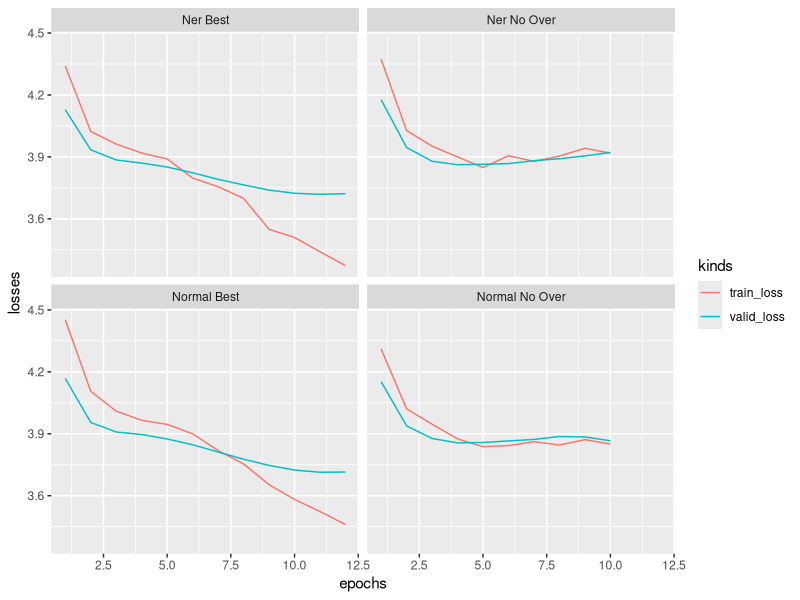

Write the R code that produced this figure.
library(plyr)
library(tidyr)
library(ggplot2)

# http://colorbrewer2.org/#type=qualitative&scheme=Set2&n=3

# df <- data.frame(Dataset=c("Negative", "Neutral", "Mixed", "Positive"),
#                  Number=c(5020, 2311, 1146, 591))
# 
# df$Dataset <- factor(df$Dataset, c('Negative', 'Neutral', 'Mixed', 'Positive'))
# 
# p<-ggplot(data=df, aes(Dataset, Number)) +
#   geom_bar(position = "dodge", stat="identity", fill="#8da0cb") + 
#   geom_text(aes(label=round(Number, digits = 4)), position=position_dodge(width=0.9), vjust=-0.25) +
#   theme_bw(base_size = 16) + 
#   #  coord_cartesian(ylim = c(0.5, 0.75)) +
#   theme(panel.grid.major.x = element_blank(), panel.grid.minor = element_blank(), axis.title.x=element_blank()) +
#   labs(y = "Number of Samples")
# 
# p
# 
# ggsave(filename="class_dist_ynacc_sentiment.pdf", plot=p, width=5, height=5)

# ggplot(data=df.facet_data, aes(x=month,y=sales, group=1)) +
#   geom_line() +
#   facet_grid(region ~ .)

df1 <- data.frame(losses=c(4.372642, 4.027451, 3.951885, 3.899897, 3.848145, 3.905525, 3.87816, 3.904202, 3.941682, 3.918227, 4.177016, 3.94559, 3.878929, 3.862061, 3.864187, 3.867463, 3.881567, 3.891063, 3.905075, 3.921756), kinds=c("train_loss", "train_loss", "train_loss", "train_loss", "train_loss", "train_loss", "train_loss", "train_loss", "train_loss", "train_loss", "valid_loss", "valid_loss", "valid_loss", "valid_loss", "valid_loss", "valid_loss", "valid_loss", "valid_loss", "valid_loss", "valid_loss"), model=c("Ner No Over", "Ner No Over", "Ner No Over", "Ner No Over", "Ner No Over", "Ner No Over", "Ner No Over", "Ner No Over", "Ner No Over", "Ner No Over", "Ner No Over", "Ner No Over", "Ner No Over", "Ner No Over", "Ner No Over", "Ner No Over", "Ner No Over", "Ner No Over", "Ner No Over", "Ner No Over"), epochs=c(1, 2, 3, 4, 5, 6, 7, 8, 9, 10, 1, 2, 3, 4, 5, 6, 7, 8, 9, 10))

df2 <- data.frame(losses=c(4.339731, 4.023022, 3.962061, 3.91848, 3.890093, 3.797395, 3.75537, 3.699048, 3.548948, 3.509849, 3.440444, 3.372857, 4.128653, 3.934242, 3.885226, 3.869871, 3.850875, 3.822968, 3.791306, 3.764314, 3.739092, 3.723798, 3.718909, 3.721872), kinds=c("train_loss", "train_loss", "train_loss", "train_loss", "train_loss", "train_loss", "train_loss", "train_loss", "train_loss", "train_loss", "train_loss", "train_loss", "valid_loss", "valid_loss", "valid_loss", "valid_loss", "valid_loss", "valid_loss", "valid_loss", "valid_loss", "valid_loss", "valid_loss", "valid_loss", "valid_loss"), model=c("Ner Best", "Ner Best", "Ner Best", "Ner Best", "Ner Best", "Ner Best", "Ner Best", "Ner Best", "Ner Best", "Ner Best", "Ner Best", "Ner Best", "Ner Best", "Ner Best", "Ner Best", "Ner Best", "Ner Best", "Ner Best", "Ner Best", "Ner Best", "Ner Best", "Ner Best", "Ner Best", "Ner Best"), epochs=c(1, 2, 3, 4, 5, 6, 7, 8, 9, 10, 11, 12, 1, 2, 3, 4, 5, 6, 7, 8, 9, 10, 11, 12))

df3 <- data.frame(losses=c(4.310607, 4.020872, 3.946503, 3.875124, 3.837373, 3.842546, 3.861492, 3.845368, 3.871381, 3.850032, 4.152143, 3.938158, 3.877094, 3.855972, 3.85763, 3.865411, 3.872628, 3.886682, 3.884652, 3.866189), kinds=c("train_loss", "train_loss", "train_loss", "train_loss", "train_loss", "train_loss", "train_loss", "train_loss", "train_loss", "train_loss", "valid_loss", "valid_loss", "valid_loss", "valid_loss", "valid_loss", "valid_loss", "valid_loss", "valid_loss", "valid_loss", "valid_loss"), model=c("Normal No Over", "Normal No Over", "Normal No Over", "Normal No Over", "Normal No Over", "Normal No Over", "Normal No Over", "Normal No Over", "Normal No Over", "Normal No Over", "Normal No Over", "Normal No Over", "Normal No Over", "Normal No Over", "Normal No Over", "Normal No Over", "Normal No Over", "Normal No Over", "Normal No Over", "Normal No Over"), epochs=c(1, 2, 3, 4, 5, 6, 7, 8, 9, 10, 1, 2, 3, 4, 5, 6, 7, 8, 9, 10))

df4 <- data.frame(losses=c(4.452074, 4.105614, 4.00929, 3.965018, 3.945313, 3.899778, 3.818363, 3.753621, 3.653286, 3.58189, 3.523214, 3.460139, 4.167853, 3.954849, 3.908577, 3.896338, 3.874606, 3.846656, 3.81153, 3.776657, 3.74667, 3.724043, 3.713683, 3.714541), kinds=c("train_loss", "train_loss", "train_loss", "train_loss", "train_loss", "train_loss", "train_loss", "train_loss", "train_loss", "train_loss", "train_loss", "train_loss", "valid_loss", "valid_loss", "valid_loss", "valid_loss", "valid_loss", "valid_loss", "valid_loss", "valid_loss", "valid_loss", "valid_loss", "valid_loss", "valid_loss"), model=c("Normal Best", "Normal Best", "Normal Best", "Normal Best", "Normal Best", "Normal Best", "Normal Best", "Normal Best", "Normal Best", "Normal Best", "Normal Best", "Normal Best", "Normal Best", "Normal Best", "Normal Best", "Normal Best", "Normal Best", "Normal Best", "Normal Best", "Normal Best", "Normal Best", "Normal Best", "Normal Best", "Normal Best"), epochs=c(1, 2, 3, 4, 5, 6, 7, 8, 9, 10, 11, 12, 1, 2, 3, 4, 5, 6, 7, 8, 9, 10, 11, 12))

df_all <- rbind.fill(df1, df2, df3, df4)

# Basic line plot with points
ggplot(data=df_all, aes(y=losses, x=epochs, color=kinds)) +
  facet_wrap(~model) +
  geom_line() 

